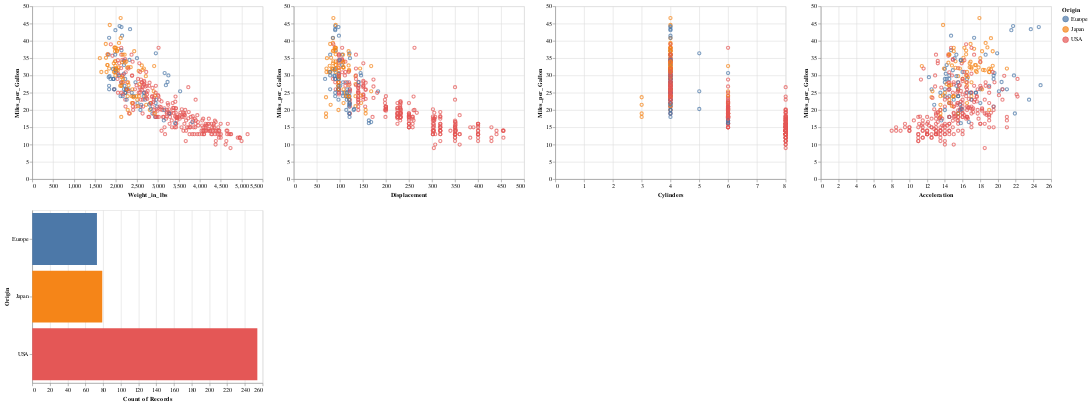

Notebook code cell kept with this figure:
### Code cell
(cars_chart | cars_chart.encode(x='Displacement') | cars_chart.encode(x='Cylinders') | cars_chart.encode(x='Acceleration')) & hist

### Figure 1 — Vega-Lite specification as saved in the notebook (floating-point values rounded to 4 significant figures; data arrays with more than 128 entries replaced by an {"elided": "..."} marker saying what was removed)
{"$schema": "https://vega.github.io/schema/vega-lite/v2.4.3.json", "config": {"view": {"height": 300, "width": 400}}, "vconcat": [{"hconcat": [{"data": {"values": {"elided": "406 records"}}, "encoding": {"color": {"condition": {"field": "Origin", "selection": "selector023", "type": "nominal"}, "value": "lightgray"}, "tooltip": {"field": "Name", "type": "nominal"}, "x": {"field": "Weight_in_lbs", "type": "quantitative"}, "y": {"field": "Miles_per_Gallon", "type": "quantitative"}}, "mark": "point", "selection": {"selector023": {"encodings": ["x", "y"], "mark": {"fill": "#333", "fillOpacity": 0.125, "stroke": "white"}, "on": "[mousedown, window:mouseup] > window:mousemove!", "resolve": "global", "translate": "[mousedown, window:mouseup] > window:mousemove!", "type": "interval", "zoom": "wheel!"}}}, {"data": {"values": {"elided": "406 records"}}, "encoding": {"color": {"condition": {"field": "Origin", "selection": "selector023", "type": "nominal"}, "value": "lightgray"}, "tooltip": {"field": "Name", "type": "nominal"}, "x": {"field": "Displacement", "type": "quantitative"}, "y": {"field": "Miles_per_Gallon", "type": "quantitative"}}, "mark": "point", "selection": {"selector023": {"encodings": ["x", "y"], "mark": {"fill": "#333", "fillOpacity": 0.125, "stroke": "white"}, "on": "[mousedown, window:mouseup] > window:mousemove!", "resolve": "global", "translate": "[mousedown, window:mouseup] > window:mousemove!", "type": "interval", "zoom": "wheel!"}}}, {"data": {"values": {"elided": "406 records"}}, "encoding": {"color": {"condition": {"field": "Origin", "selection": "selector023", "type": "nominal"}, "value": "lightgray"}, "tooltip": {"field": "Name", "type": "nominal"}, "x": {"field": "Cylinders", "type": "quantitative"}, "y": {"field": "Miles_per_Gallon", "type": "quantitative"}}, "mark": "point", "selection": {"selector023": {"encodings": ["x", "y"], "mark": {"fill": "#333", "fillOpacity": 0.125, "stroke": "white"}, "on": "[mousedown, window:mouseup] > window:mousemove!", "resolve": "global", "translate": "[mousedown, window:mouseup] > window:mousemove!", "type": "interval", "zoom": "wheel!"}}}, {"data": {"values": {"elided": "406 records"}}, "encoding": {"color": {"condition": {"field": "Origin", "selection": "selector023", "type": "nominal"}, "value": "lightgray"}, "tooltip": {"field": "Name", "type": "nominal"}, "x": {"field": "Acceleration", "type": "quantitative"}, "y": {"field": "Miles_per_Gallon", "type": "quantitative"}}, "mark": "point", "selection": {"selector023": {"encodings": ["x", "y"], "mark": {"fill": "#333", "fillOpacity": 0.125, "stroke": "white"}, "on": "[mousedown, window:mouseup] > window:mousemove!", "resolve": "global", "translate": "[mousedown, window:mouseup] > window:mousemove!", "type": "interval", "zoom": "wheel!"}}}]}, {"data": {"values": {"elided": "406 records"}}, "encoding": {"color": {"field": "Origin", "type": "nominal"}, "x": {"aggregate": "count", "type": "quantitative"}, "y": {"field": "Origin", "type": "nominal"}}, "mark": "bar", "transform": [{"filter": {"selection": "selector023"}}]}]}
